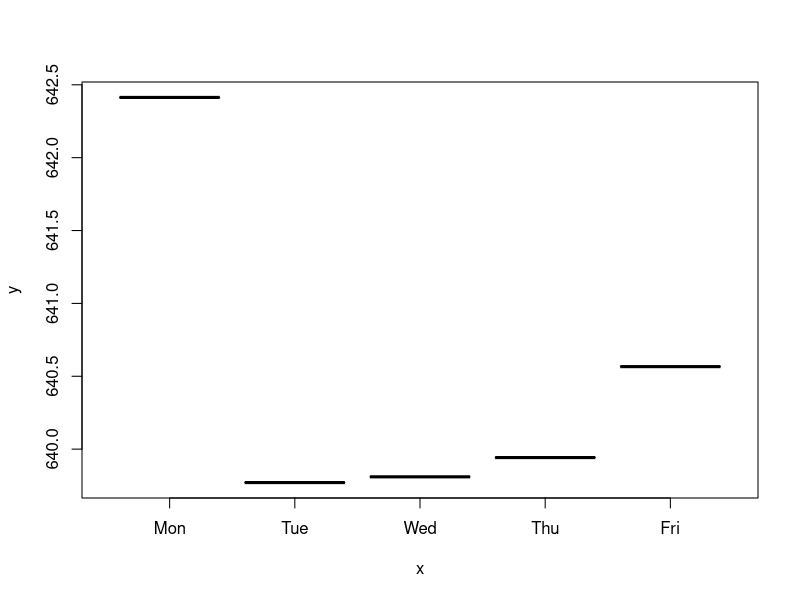

Write R code to recreate this figure.
#library(plyr)
library(dplyr)
#columns_data_types <-c('Date', 'string', 'numeric', 'numeric', 'numeric', 'numeric', 'numeric')
gold_historical_prices <- read.csv("Gold Historical Prices.csv", header=TRUE)
gold_historical_prices$Day = weekdays(as.Date(gold_historical_prices$Date, '%d-%b-%y'), abbreviate = TRUE)

#Check the Frequency of the Days
print(count(gold_historical_prices, Day))

#Since Sunday has only 25 instances we're going to drop it
gold_historical_prices <- subset(gold_historical_prices, gold_historical_prices$Day!="Sun")
print(count(gold_historical_prices, Day))

#aggregate(gold_historical_prices[, 3:4], list(gold_historical_prices$Day), mean)

#ddply(gold_historical_prices, .(gold_historical_prices$Day), summarize, Rate1=mean(gold_historical_prices$Price))

gold_historical_prices$Price <- as.numeric(gold_historical_prices$Price)

df2 <- gold_historical_prices %>% group_by(Day) %>% summarise_at(vars(Price), mean)
print(df2)
df2$Day <- factor(df2$Day,levels= c("Mon","Tue", "Wed", "Thu", "Fri"))


df2[order(df2$Day), ]
plot(x = df2$Day,y = df2$Price)
